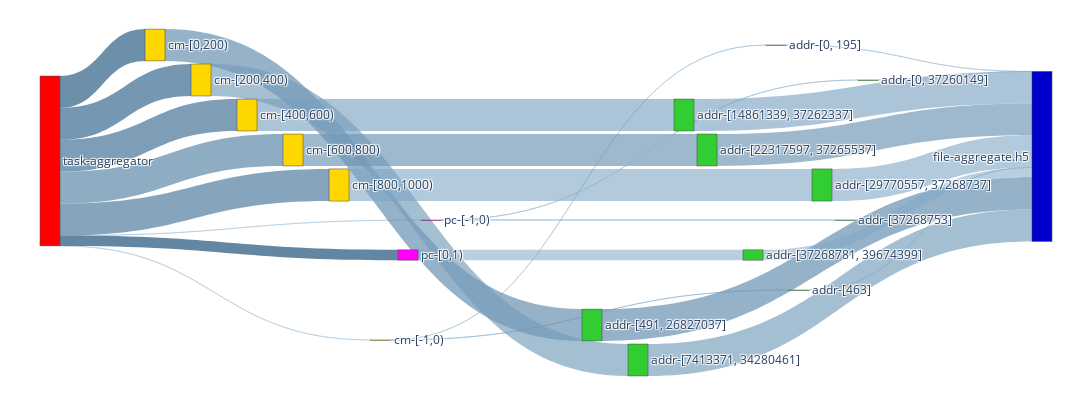

The cell this chart's notebook holds for it:
### Code cell
agg_w_nodes, agg_w_nodes_dict = get_nodes_for_sankey(G_AGG_W, rm_tags=['agg_w'])

# print(node_ref2)

agg_w_links = get_links_for_sankey(G_AGG_W, agg_w_nodes_dict)
fig = go.Figure(go.Sankey(
            node = agg_w_nodes,
            link = agg_w_links, orientation='h'))


fig.update_layout(
    autosize=False,
    width=1200,
    height=400,
    margin=dict(
        l=40,
        r=40,
        b=40,
        t=10,
        pad=2
    ),
)

fig.show()
fig.write_html(f"{IMAGE_PATH}/sankey-grouped-agg_w-vol-vfd-.html")

### Figure 1 — Plotly figure (JSON) as saved in the notebook; plotly's stock layout.template omitted (floating-point values rounded to 4 significant figures)
{"data": [{"link": {"color": ["rgba(145.83333333333334, 185.83333333333334, 215.83333333333334, 0.43125)", "rgba(87.5, 127.5, 157.5, 0.86875)", "rgba(91.66666666666666, 131.66666666666666, 161.66666666666666, 0.8375)", "rgba(95.83333333333334, 135.83333333333334, 165.83333333333334, 0.80625)", "rgba(104.16666666666666, 144.16666666666666, 174.16666666666666, 0.74375)", "rgba(100.0, 140.0, 170.0, 0.775)", "rgba(145.83333333333334, 185.83333333333334, 215.83333333333334, 0.43125)", "rgba(83.33333333333333, 123.33333333333333, 153.33333333333331, 0.9)", "rgba(141.66666666666666, 181.66666666666666, 211.66666666666666, 0.4625)", "rgba(133.33333333333334, 173.33333333333334, 203.33333333333334, 0.525)", "rgba(108.33333333333334, 148.33333333333334, 178.33333333333334, 0.7125)", "rgba(116.66666666666666, 156.66666666666666, 186.66666666666666, 0.65)", "rgba(120.83333333333333, 160.83333333333334, 190.83333333333334, 0.61875)", "rgba(112.5, 152.5, 182.5, 0.68125)", "rgba(125.0, 165.0, 195.0, 0.5875)", "rgba(137.5, 177.5, 207.5, 0.49375)", "rgba(133.33333333333334, 173.33333333333334, 203.33333333333334, 0.525)", "rgba(129.16666666666666, 169.16666666666666, 199.16666666666666, 0.55625)", "rgba(141.66666666666666, 181.66666666666666, 211.66666666666666, 0.4625)", "rgba(108.33333333333334, 148.33333333333334, 178.33333333333334, 0.7125)", "rgba(116.66666666666666, 156.66666666666666, 186.66666666666666, 0.65)", "rgba(120.83333333333333, 160.83333333333334, 190.83333333333334, 0.61875)", "rgba(112.5, 152.5, 182.5, 0.68125)", "rgba(125.0, 165.0, 195.0, 0.5875)", "rgba(137.5, 177.5, 207.5, 0.49375)", "rgba(133.33333333333334, 173.33333333333334, 203.33333333333334, 0.525)", "rgba(129.16666666666666, 169.16666666666666, 199.16666666666666, 0.55625)", "rgba(133.33333333333334, 173.33333333333334, 203.33333333333334, 0.525)"], "label": ["Access Volume : 0 <br />Access Count : 3 <br />Average Access Size : 0 <br />Operation : write<br />Bandwidth : 0", "Access Volume : 7.42 MB <br />Access Count : 200 <br />Average Access Size : 37.11 KB <br />Operation : write<br />Bandwidth : 5.64 MB/s", "Access Volume : 7.44 MB <br />Access Count : 200 <br />Average Access Size : 37.21 KB <br />Operation : write<br />Bandwidth : 4.46 MB/s", "Access Volume : 7.44 MB <br />Access Count : 200 <br />Average Access Size : 37.2 KB <br />Operation : write<br />Bandwidth : 4.06 MB/s", "Access Volume : 7.44 MB <br />Access Count : 200 <br />Average Access Size : 37.21 KB <br />Operation : write<br />Bandwidth : 2.37 MB/s", "Access Volume : 7.48 MB <br />Access Count : 201 <br />Average Access Size : 37.21 KB <br />Operation : write<br />Bandwidth : 2.68 MB/s", "Access Volume : 0 <br />Access Count : 3 <br />Average Access Size : 0 <br />Operation : write<br />Bandwidth : 0", "Access Volume : 2.4 MB <br />Access Count : 1 <br />Average Access Size : 2.4 MB <br />Operation : write<br />Bandwidth : 1.56 GB/s", "Access Volume : 562 B <br />Access Count : 4 <br />Average Access Size : 140.5 B <br />Operation : write<br />Bandwidth : 25.2 B/s", "Access Volume : 28 B <br />Access Count : 1 <br />Average Access Size : 28 B <br />Operation : write<br />Bandwidth : 18.21 KB/s", "Access Volume : 7.42 MB <br />Access Count : 398 <br />Average Access Size : 18.63 KB <br />Operation : write<br />Bandwidth : 1.14 MB/s", "Access Volume : 7.45 MB <br />Access Count : 400 <br />Average Access Size : 18.63 KB <br />Operation : write<br />Bandwidth : 912.66 KB/s", "Access Volume : 7.45 MB <br />Access Count : 400 <br />Average Access Size : 18.63 KB <br />Operation : write<br />Bandwidth : 856.42 KB/s", "Access Volume : 7.45 MB <br />Access Count : 400 <br />Average Access Size : 18.63 KB <br />Operation : write<br />Bandwidth : 928.42 KB/s", "Access Volume : 7.49 MB <br />Access Count : 401 <br />Average Access Size : 18.68 KB <br />Operation : write<br />Bandwidth : 530 KB/s", "Access Volume : 876 B <br />Access Count : 5 <br />Average Access Size : 175.2 B <br />Operation : write<br />Bandwidth : 74.18 B/s", "Access Volume : 28 B <br />Access Count : 1 <br />Average Access Size : 28 B <br />Operation : write<br />Bandwidth : 18.21 KB/s", "Access Volume : 2.4 MB <br />Access Count : 1000 <br />Average Access Size : 2.4 KB <br />Operation : write<br />Bandwidth : 328.73 KB/s", "Access Volume : 562 B <br />Access Count : 4 <br />Average Access Size : 140.5 B <br />Operation : write<br />Bandwidth : 25.2 B/s", "Access Volume : 7.42 MB <br />Access Count : 398 <br />Average Access Size : 18.63 KB <br />Operation : write<br />Bandwidth : 1.14 MB/s", "Access Volume : 7.45 MB <br />Access Count : 400 <br />Average Access Size : 18.63 KB <br />Operation : write<br />Bandwidth : 912.66 KB/s", "Access Volume : 7.45 MB <br />Access Count : 400 <br />Average Access Size : 18.63 KB <br />Operation : write<br />Bandwidth : 856.42 KB/s", "Access Volume : 7.45 MB <br />Access Count : 400 <br />Average Access Size : 18.63 KB <br />Operation : write<br />Bandwidth : 928.42 KB/s", "Access Volume : 7.49 MB <br />Access Count : 401 <br />Average Access Size : 18.68 KB <br />Operation : write<br />Bandwidth : 530 KB/s", "Access Volume : 876 B <br />Access Count : 5 <br />Average Access Size : 175.2 B <br />Operation : write<br />Bandwidth : 74.18 B/s", "Access Volume : 28 B <br />Access Count : 1 <br />Average Access Size : 28 B <br />Operation : write<br />Bandwidth : 18.21 KB/s", "Access Volume : 2.4 MB <br />Access Count : 1000 <br />Average Access Size : 2.4 KB <br />Operation : write<br />Bandwidth : 328.73 KB/s", "Access Volume : 28 B <br />Access Count : 1 <br />Average Access Size : 28 B <br />Operation : write<br />Bandwidth : 18.21 KB/s"], "source": [0, 0, 0, 0, 0, 0, 0, 0, 1, 1, 2, 3, 4, 5, 6, 7, 7, 8, 9, 10, 11, 12, 13, 14, 15, 16, 17, 18], "target": [1, 2, 3, 4, 5, 6, 7, 8, 9, 16, 10, 11, 12, 13, 14, 15, 18, 17, 19, 19, 19, 19, 19, 19, 19, 19, 19, 19], "value": [1, 7422108, 7441148, 7440164, 7442936, 7479508, 1, 2400000, 562, 28, 7416064, 7451168, 7450176, 7452960, 7489592, 876, 28, 2400000, 562, 7416064, 7451168, 7450176, 7452960, 7489592, 876, 28, 2400000, 28]}, "node": {"color": ["Red", "Gold", "Gold", "Gold", "Gold", "Gold", "Gold", "Magenta", "Magenta", "LimeGreen", "LimeGreen", "LimeGreen", "LimeGreen", "LimeGreen", "LimeGreen", "LimeGreen", "LimeGreen", "LimeGreen", "LimeGreen", "MediumBlue"], "label": ["task-aggregator", "cm-[-1,0)", "cm-[0,200)", "cm-[200,400)", "cm-[400,600)", "cm-[600,800)", "cm-[800,1000)", "pc-[-1,0)", "pc-[0,1)", "addr-[0, 195]", "addr-[491, 26827037]", "addr-[7413371, 34280461]", "addr-[14861339, 37262337]", "addr-[22317597, 37265537]", "addr-[29770557, 37268737]", "addr-[0, 37260149]", "addr-[463]", "addr-[37268781, 39674399]", "addr-[37268753]", "file-aggregate.h5"], "x": [0, 0.3409, 0.1136, 0.1591, 0.2045, 0.25, 0.2955, 0.3864, 0.3636, 0.7273, 0.5455, 0.5909, 0.6364, 0.6591, 0.7727, 0.8182, 0.75, 0.7045, 0.7955, 1], "y": [0, 0, 0.1, 0.2, 0.3, 0.4, 0.5, 0.6, 0.7, 0.1, 0.9, 1, 0.3, 0.4, 0.5, 0.2, 0.8, 0.7, 0.6, 0]}, "orientation": "h", "type": "sankey"}], "layout": {"autosize": false, "height": 400, "margin": {"b": 40, "l": 40, "pad": 2, "r": 40, "t": 10}, "width": 1200}}
